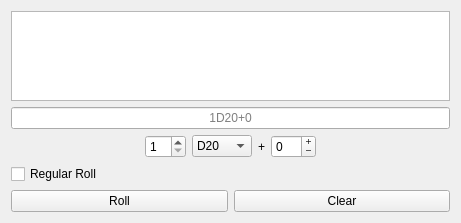
<?xml version="1.0" encoding="UTF-8"?>
<ui version="4.0">
 <class>Form</class>
 <widget class="QWidget" name="Form">
  <property name="geometry">
   <rect>
    <x>0</x>
    <y>0</y>
    <width>457</width>
    <height>223</height>
   </rect>
  </property>
  <property name="windowTitle">
   <string>Form</string>
  </property>
  <layout class="QVBoxLayout" name="verticalLayout">
   <item>
    <widget class="QListWidget" name="rolls">
     <property name="sizePolicy">
      <sizepolicy hsizetype="MinimumExpanding" vsizetype="MinimumExpanding">
       <horstretch>0</horstretch>
       <verstretch>0</verstretch>
      </sizepolicy>
     </property>
     <property name="minimumSize">
      <size>
       <width>439</width>
       <height>0</height>
      </size>
     </property>
     <property name="verticalScrollBarPolicy">
      <enum>Qt::ScrollBarAsNeeded</enum>
     </property>
     <property name="horizontalScrollBarPolicy">
      <enum>Qt::ScrollBarAlwaysOff</enum>
     </property>
     <property name="sizeAdjustPolicy">
      <enum>QAbstractScrollArea::AdjustToContents</enum>
     </property>
     <property name="autoScroll">
      <bool>false</bool>
     </property>
     <property name="autoScrollMargin">
      <number>4</number>
     </property>
     <property name="editTriggers">
      <set>QAbstractItemView::NoEditTriggers</set>
     </property>
     <property name="showDropIndicator" stdset="0">
      <bool>false</bool>
     </property>
     <property name="selectionMode">
      <enum>QAbstractItemView::NoSelection</enum>
     </property>
     <property name="horizontalScrollMode">
      <enum>QAbstractItemView::ScrollPerItem</enum>
     </property>
     <property name="movement">
      <enum>QListView::Snap</enum>
     </property>
     <property name="isWrapping" stdset="0">
      <bool>false</bool>
     </property>
     <property name="resizeMode">
      <enum>QListView::Adjust</enum>
     </property>
     <property name="layoutMode">
      <enum>QListView::SinglePass</enum>
     </property>
     <property name="batchSize">
      <number>5</number>
     </property>
    </widget>
   </item>
   <item>
    <widget class="QLineEdit" name="diceBox">
     <property name="minimumSize">
      <size>
       <width>53</width>
       <height>0</height>
      </size>
     </property>
     <property name="alignment">
      <set>Qt::AlignCenter</set>
     </property>
     <property name="placeholderText">
      <string>1D20+0</string>
     </property>
    </widget>
   </item>
   <item>
    <layout class="QHBoxLayout" name="horizontalLayout_2">
     <item>
      <spacer name="horizontalSpacer">
       <property name="orientation">
        <enum>Qt::Horizontal</enum>
       </property>
       <property name="sizeHint" stdset="0">
        <size>
         <width>40</width>
         <height>20</height>
        </size>
       </property>
      </spacer>
     </item>
     <item>
      <widget class="QSpinBox" name="count">
       <property name="buttonSymbols">
        <enum>QAbstractSpinBox::UpDownArrows</enum>
       </property>
       <property name="suffix">
        <string/>
       </property>
       <property name="minimum">
        <number>1</number>
       </property>
      </widget>
     </item>
     <item>
      <widget class="QComboBox" name="sides">
       <property name="currentIndex">
        <number>5</number>
       </property>
       <item>
        <property name="text">
         <string>D2</string>
        </property>
       </item>
       <item>
        <property name="text">
         <string>D4</string>
        </property>
       </item>
       <item>
        <property name="text">
         <string>D6</string>
        </property>
       </item>
       <item>
        <property name="text">
         <string>D10</string>
        </property>
       </item>
       <item>
        <property name="text">
         <string>D12</string>
        </property>
       </item>
       <item>
        <property name="text">
         <string>D20</string>
        </property>
       </item>
       <item>
        <property name="text">
         <string>D100</string>
        </property>
       </item>
      </widget>
     </item>
     <item>
      <widget class="QLabel" name="label">
       <property name="text">
        <string>+</string>
       </property>
       <property name="alignment">
        <set>Qt::AlignCenter</set>
       </property>
      </widget>
     </item>
     <item>
      <widget class="QSpinBox" name="additional">
       <property name="buttonSymbols">
        <enum>QAbstractSpinBox::PlusMinus</enum>
       </property>
       <property name="minimum">
        <number>-99</number>
       </property>
      </widget>
     </item>
     <item>
      <spacer name="horizontalSpacer_3">
       <property name="orientation">
        <enum>Qt::Horizontal</enum>
       </property>
       <property name="sizeHint" stdset="0">
        <size>
         <width>40</width>
         <height>20</height>
        </size>
       </property>
      </spacer>
     </item>
    </layout>
   </item>
   <item>
    <widget class="QCheckBox" name="advantageBox">
     <property name="text">
      <string>Regular Roll</string>
     </property>
     <property name="checked">
      <bool>false</bool>
     </property>
     <property name="tristate">
      <bool>true</bool>
     </property>
    </widget>
   </item>
   <item>
    <layout class="QHBoxLayout" name="horizontalLayout_4">
     <item>
      <widget class="QPushButton" name="rollButton">
       <property name="text">
        <string>Roll</string>
       </property>
      </widget>
     </item>
     <item>
      <widget class="QPushButton" name="clearRollsButton">
       <property name="text">
        <string>Clear</string>
       </property>
      </widget>
     </item>
    </layout>
   </item>
  </layout>
 </widget>
 <resources/>
 <connections/>
</ui>
